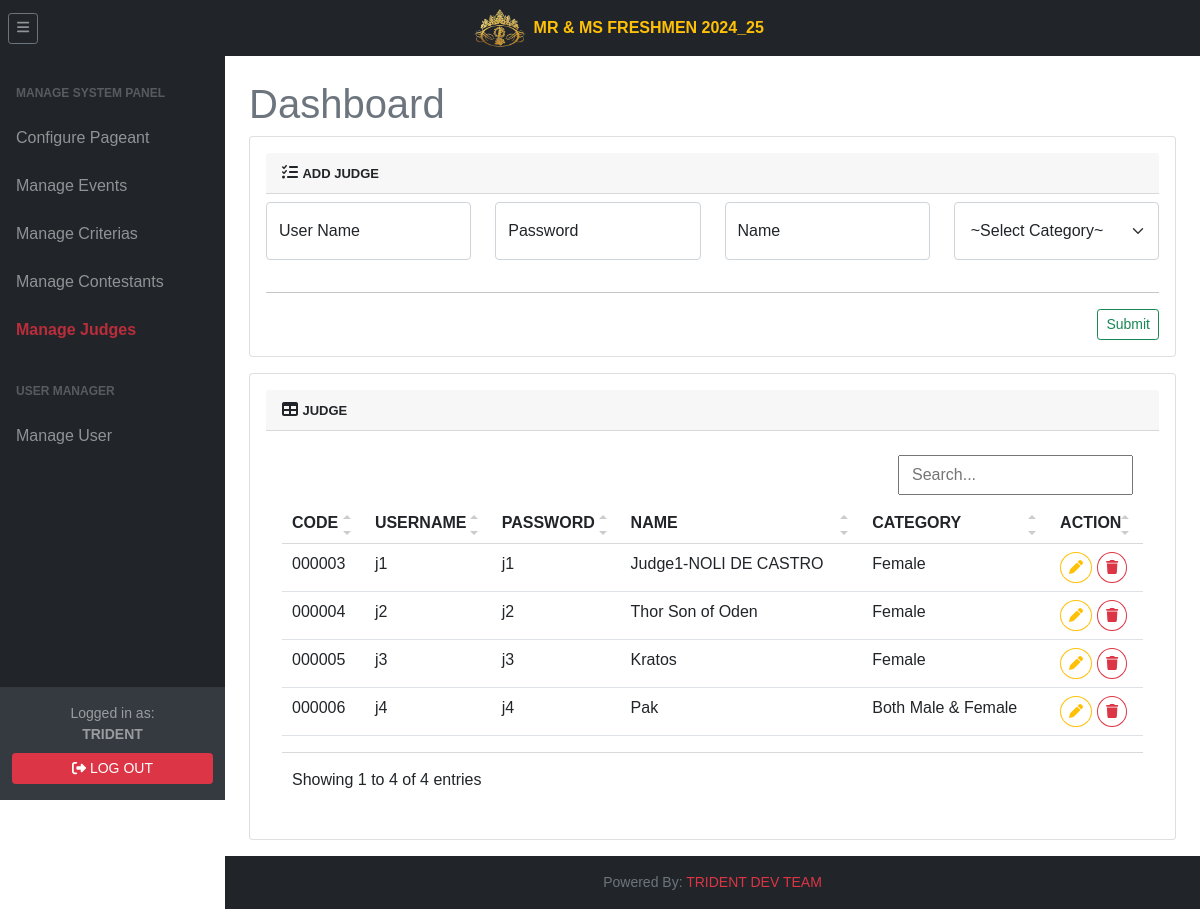
/tri.super/superjudge.php (signed in), run on an earlier commit of the app's database.
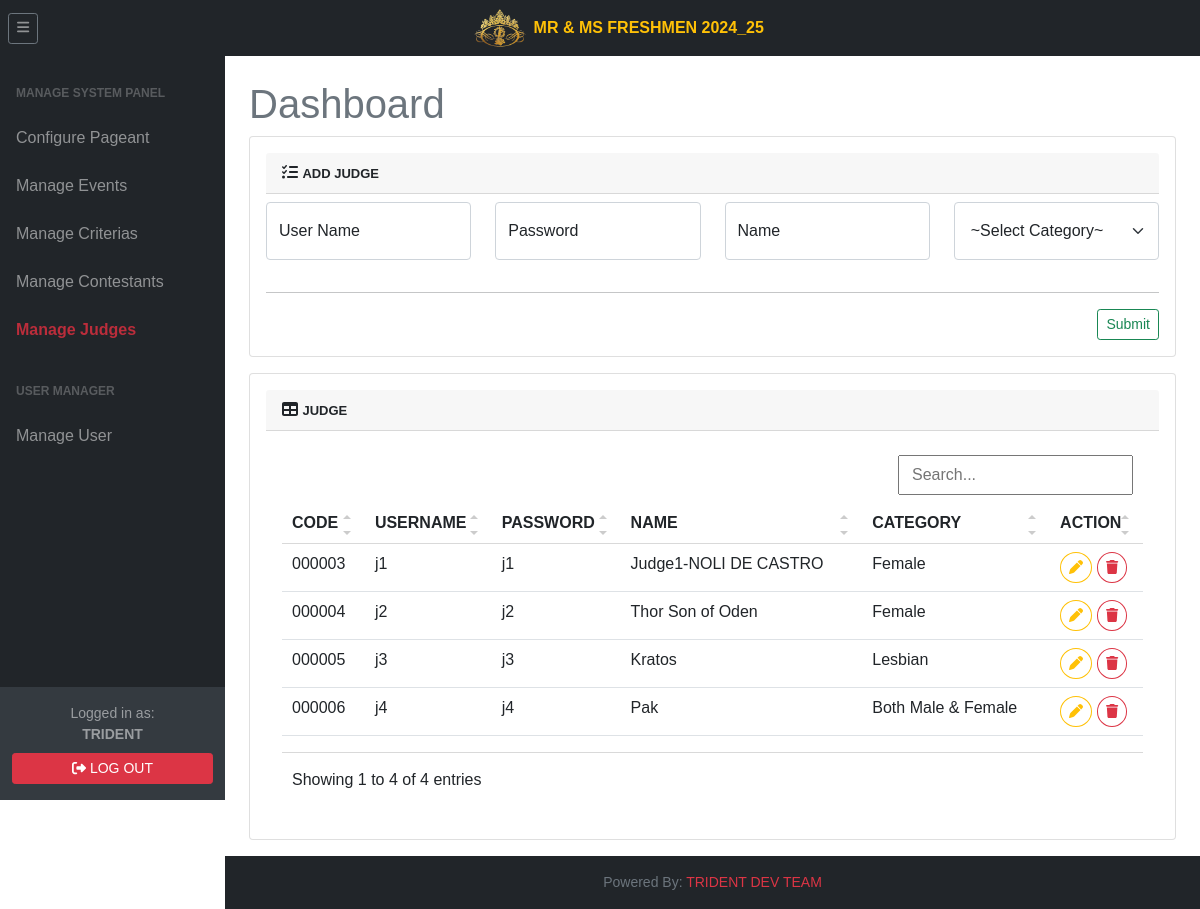
And on a later commit of the database.
### tables this page shows
CREATE TABLE `setting` (
  `id` int(11) NOT NULL AUTO_INCREMENT,
  `condition_final` varchar(10) DEFAULT NULL,
  `pageant_name` varchar(255) DEFAULT NULL,
  `isGeneral` varchar(4) DEFAULT NULL,
  `logo` varchar(255) DEFAULT NULL,
  `cover_photo` varchar(255) DEFAULT NULL,
  `weighted_scoring` tinyint(4) DEFAULT NULL,
  PRIMARY KEY (`id`)
);

CREATE TABLE `user` (
  `id` int(11) NOT NULL AUTO_INCREMENT,
  `code` varchar(16) DEFAULT NULL,
  `username` varchar(90) DEFAULT NULL,
  `password` varchar(255) DEFAULT NULL,
  `name` varchar(45) DEFAULT NULL,
  `types` varchar(45) DEFAULT NULL,
  `category` varchar(15) DEFAULT NULL,
  `status` tinyint(1) DEFAULT NULL,
  `added_by` varchar(16) DEFAULT NULL,
  `added_timestamp` timestamp NULL DEFAULT NULL,
  `updated_by` varchar(16) DEFAULT NULL,
  `updated_timestamp` timestamp NULL DEFAULT NULL,
  PRIMARY KEY (`id`)
);

### include/settings.php (called while the page is built, shortened)
<?php
$settings = mysqli_query($db, "SELECT * FROM setting") or die('query failed');
$fetchSettings = [];
if(mysqli_num_rows($settings) > 0){
    $fetchSettings = mysqli_fetch_assoc($settings);
}
$logo = $fetchSettings['logo'] ?? 'logo.png';
?>

### include/superinclude/superSession.php (called while the page is built, shortened)
<?php
$super = $_SESSION['super'];
?>

### tri.super/superjudge.php (the view, shortened to what this page needs)
<?php
    require '../include/connector/dbconn.php';
    require '../include/superinclude/superSession.php';
    include "../include/settings.php";
?>
<!DOCTYPE html>
<html lang="en">
    <head>
        <link href="../css/dataTable.css" rel="stylesheet" />
        <link href="../css/styles.css" rel="stylesheet" />
        <link rel="stylesheet" href="../css/jquery-ui.min.css">
    </head>
    <body class="sb-nav-fixed">
    <?php include "../include/topNav.php";?>
        <div id="layoutSidenav">
            <div id="layoutSidenav_nav">
            <?php include "../include/superinclude/superSidenav.php";?>
            </div>
            <div id="layoutSidenav_content">
                <main>
                <div class="container-fluid px-4">
                        <h1 class="mt-4 text-muted">Dashboard</h1>
                            <section class="mb-3">
                                <div class="card">
                                        <div class="card-body">
                                            <div class="card-header">
                                                <i class="fas fa-tasks"></i>
                                                <span class="fw-bold" style="font-size: small;">ADD JUDGE</span>
                                            </div>
                                            <form action="superCode.php" method="POST">
                                                <div class="row mb-3">
                                                        <div class="col-md-3 mb-3 mt-2">
                                                            <div class="form-floating">
                                                                <input class="form-control" id="judgeUserName" name="judgeUserName" type="text" placeholder="" data-maxlength="255" maxlength="255" required/>
                                                                <label for="label">User Name</label>
                                                            </div>
                                                        </div>
                                                        <div class="col-md-3 mb-3 mt-2">
                                                            <div class="form-floating">
                                                                <input class="form-control" id="judgePassword" name="judgePassword" type="text" placeholder="" data-maxlength="255" maxlength="255" required/>
                                                                <label for="label">Password</label>
                                                            </div>
                                                        </div>
                                                        <div class="col-md-3 mb-3 mt-2">
                                                            <div class="form-floating">
                                                                <input class="form-control" id="judgeName" name="judgeName" type="text" placeholder="" data-maxlength="255" maxlength="255" required/>
                                                                <label for="label">Name</label>
                                                            </div>
                                                        </div>
                                                        <div class="col-md-3 mb-3 mt-2">
                                                            <div class="form-floating">
                                                                <select class="form-select p-3" id="judgeCategoryType" name="judgeCategoryType" required>
                                                                    <option value="" selected disabled>~Select Category~</option>
                                                                </select>
                                                            </div>
                                                        </div>
                                                </div>
                                                    <div><hr class="dropdown-divider"/></div>
                                                        <div class="mt-3 mb-0 d-flex bd-highlight">
                                                            <button class="btn btn-outline-success btn-block ms-auto btn-sm" type="submit" name="addJudge" id="addJudge" style="text-decoration:none; -bs-btn-padding-y: .25rem; --bs-btn-padding-x: .5rem; --bs-btn-font-size: .75rem;">Submit</button>
                                                        </div>
                                            </form>
                                        </div>
                                </div>
                            </section>
                            <section class="mb-3">
                                <div class="card">
                                        <div class="card-body">
                                            <div class="card-header">
                                                <i class="fas fa-table"></i>
                                                <span class="fw-bold" style="font-size: small;">JUDGE</span>
                                            </div>
                                            <div class="card-body table-responsive-sm">
                                                <table class="table table-hover" id="data">
                                                <?php
                                                $sqlLogs = judgeAccountList;
                                                        $resultLogs = mysqli_query($db,$sqlLogs);
                                                        if(mysqli_num_rows($resultLogs) > 0){
                                                    ?>
                                                    <thead>
                                                        <tr>
                                                            <th>CODE</th>
                                                            <th>USERNAME</th>
                                                            <th>PASSWORD</th>
                                                            <th>NAME</th>
                                                            <th>CATEGORY</th>
                                                            <th>ACTION</th>
                                                        </tr>
                                                    </thead>
                                                    <?php
                                                        while($rowLogs = mysqli_fetch_assoc($resultLogs)){
                                                        ?>
                                                    <tr>
                                                        <td>
                                                            <?=$rowLogs['code']; ?>
                                                        </td>
                                                        <td>
                                                            <?=$rowLogs['username']; ?>
                                                        </td>
                                                        <td>
                                                            <?=$rowLogs['password']; ?>
                                                        </td>
                                                        <td>
                                                            <?=$rowLogs['name']?>
                                                        </td>
                                                        <td>
                                                            <?Php
                                                            $categoryCode = $rowLogs['category'];
                                                            switch ($categoryCode) {
                                                                case 'FE':
                                                                    echo 'Female';
                                                                    break;
                                                                case 'LGBTQ-LES':
                                                                    echo 'Lesbian';
                                                                    break;
                                                                case 'B':
                                                                    echo 'Both Male & Female';
                                                                    break;
                                                            }
                                                            ?>
                                                        </td>
                                                        <td>
                                                            <button data-code='<?= $rowLogs['code']; ?>' class="updateJudgeCode btn btn-outline-warning btn-sm rounded-circle"><i class="fa-solid fa-pen"></i></button>
                                                            <button data-code='<?= $rowLogs['code']; ?>' class="deleteJudgeCode btn btn-outline-danger btn-sm rounded-circle"><i class="fa-solid fa-trash"></i></button>
                                                        </td>
                                                    </tr>
                                                    <?php
                                                            }
                                                        } else {
                                                            echo "<h3 class='text-danger text-center mt-3'>No Existing Data Found!</h3>";
                                                        }
                                                    ?>
                                                </table>
                                            </div>
                                    </div>
                                </div>
                            </section>
                    </div>
                </main>
                <?php include "../include/footer.php";?>
            </div>
        </div>
</body>
</html>

### include/topNav.php
<nav class="sb-topnav navbar navbar-expand navbar-dark bg-dark">
            <?php
                $pageantName = isset($fetchSettings['pageant_name']) && $fetchSettings['pageant_name'] !== '' ? htmlspecialchars($fetchSettings['pageant_name']) : 'Pageant';
            ?>
            <button class="btn btn-link btn-sm order-1 order-lg-0 me-3 me-lg-0 ms-2 border border-secondary" id="sidebarToggle" href="#!"><i class="fas fa-bars"></i></button>
            <div class="mx-auto d-flex align-items-center">
                <img src="../assets/img/<?=$logo?>" alt="Logo" height="40" class="me-2">
                <span class="text-warning fw-bold" style="font-size: 1rem;"><?= $pageantName ?></span>
            </div>
</nav>

### include/superinclude/superSidenav.php
<?php
         $select = mysqli_query($db, "SELECT * FROM user WHERE code = '$super' ") or die('query failed');
         if(mysqli_num_rows($select) > 0){
            $fetch = mysqli_fetch_assoc($select);
         }
?>
<div id="layoutSidenav_nav">
                <nav class="sb-sidenav accordion sb-sidenav-dark" id="sidenavAccordion">
                    <div class="sb-sidenav-menu">
                        <div class="nav category-buttons">
                        <div class="sb-sidenav-menu-heading">Manage System Panel</div>
                            <a class="event_category nav-link" href="superBackup.php">
                                Configure Pageant
                            </a>
                            <a class="event_category nav-link" href="superEvent.php">
                                Manage Events
                            </a>
                            <a class="event_category nav-link" href="superCriteria.php">
                                Manage Criterias
                            </a>
                            <a class="event_category nav-link" href="superContestant.php">
                                Manage Contestants
                            </a>
                            <a class="event_category nav-link" href="superjudge.php">
                                Manage Judges
                            </a>
                            <div class="sb-sidenav-menu-heading">User Manager</div>
                            <a class="event_category nav-link" href="superUser.php">
                                Manage User
                            </a>
                        </div>
                    </div>
                    <div class="sb-sidenav-footer py-3">
                        <div class="small text-center mb-2">Logged in as:
                            <div class="fw-bold"><?php echo $fetch['name']; ?></div>
                        </div>
                        <a href="../tri.login/logout.php" class="btn btn-danger btn-sm w-100">
                            <i class="fa-solid fa-right-from-bracket"></i> LOG OUT
                        </a>
                    </div>
                </nav>
            </div>

### include/footer.php
<footer class="py-3 bg-dark mt-auto">
                    <div class="container-fluid px-4">
                        <div class="d-flex align-items-center justify-content-center small">
                            <div class="text-muted">Powered By: <span class="text-danger">TRIDENT DEV TEAM</span></div>
                        </div>
                    </div>
</footer>

### css/dataTable.css (style rules this page uses)
.datatable-table { max-width: 100%; width: 100%; border-spacing: 0; border-collapse: separate; }

### tri.super/superjudge.php (style rules this page uses)
body { margin: 0; background-size: cover; background-position: center; background-repeat: no-repeat; background-attachment: fixed; font-family: Arial; }

What changed in the data, as far as the page shows it:
changed user "Kratos": category "Female" → "Lesbian"
